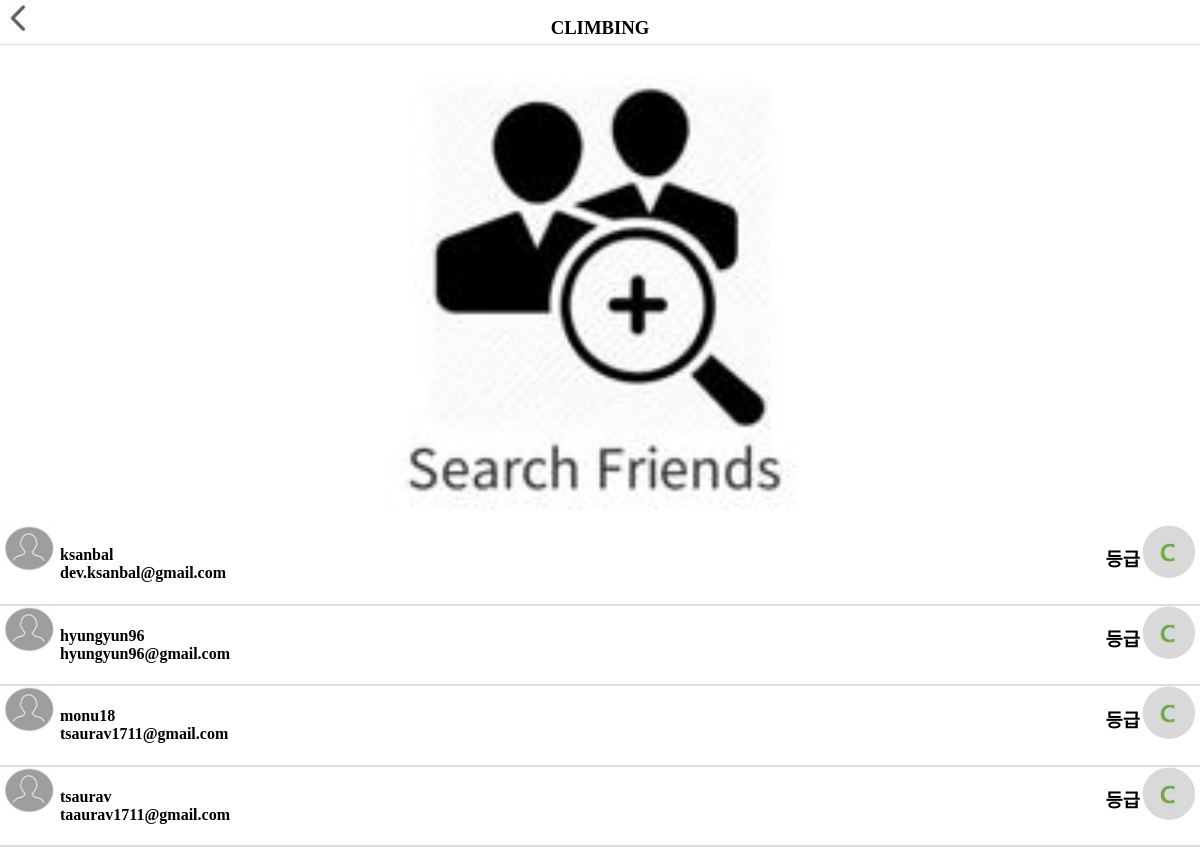
The page /friend/ on the database as committed earlier.
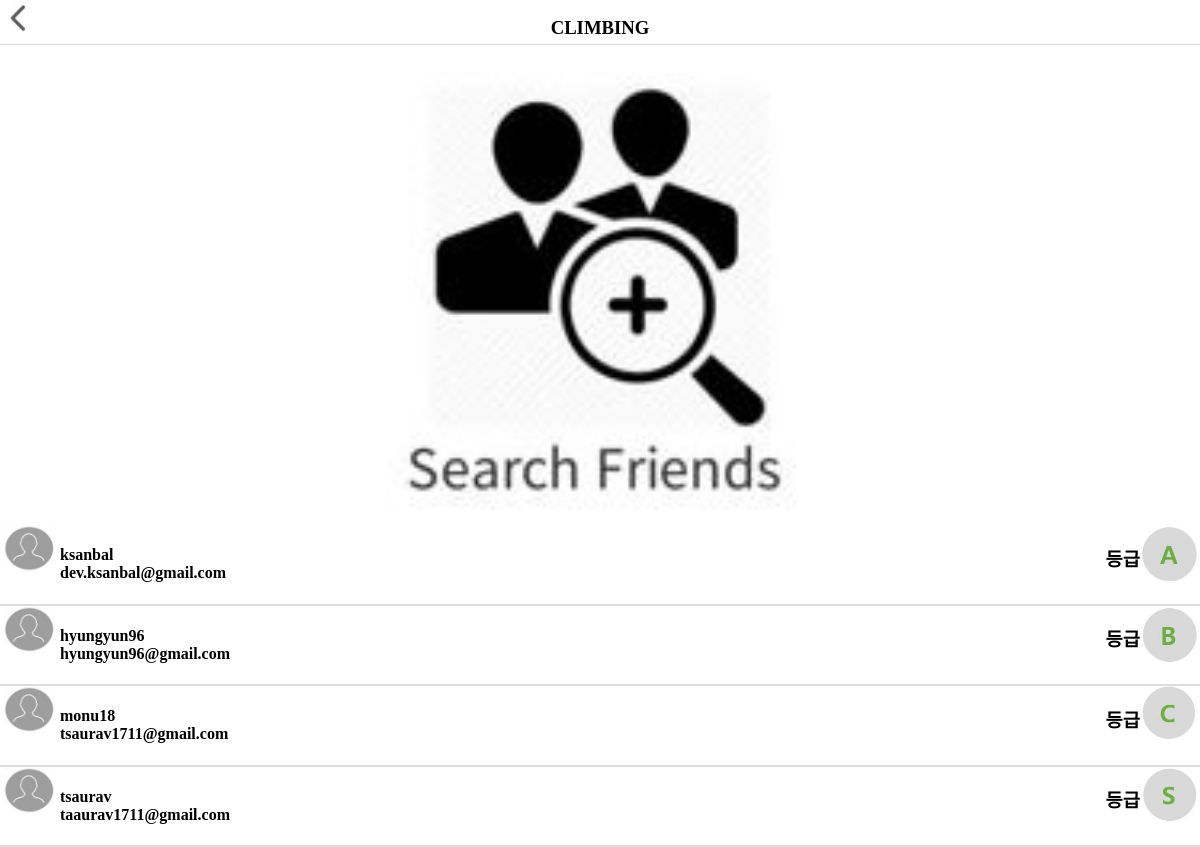
The same page on the database as committed later.
### climbing/models.py (models this page shows)
class Account(User):
    gender_options = (
        ('male', 'MAN'),
        ('female', 'WOMAN')
    )
    birth = models.CharField(max_length=6)
    gender = models.CharField(max_length=8, choices=gender_options)
    score = models.IntegerField(default=0)

### climbing/views.py (the view)
# urls.py: path('friend/', views.friend_main, name='friend_main'),
def friend_main(request):
    Users = Account.objects.all()
    context = {
        'Users': Users[1:]
    }
    return render(request, 'friend.html', context)

### climbing/templates/friend.html (shortened to what this page needs)
<!DOCTYPE html>
<html>
<head>
	<link rel="stylesheet" href="../static/css/list_friend.css">
</head>
<body>
	<div id="header-area" class="section">
		<img src="../static/img/back.JPG" width="40" height="40"onclick="goBack()">
		<div class="box1">
			<a href="{% url 'main' %}">
				<center><h3>CLIMBING</h3></center>
			</a>
		</div>
	</div>
	<div class="grid1">
	<center><div class="image" style="background-image:url('../static/img/searchF.jpg');
	"></div></center>
	</div>
	<div id="content-area">
        {% for user in Users %}
            <div class="grid">
                <div class="grid">
                    <a href="{% url 'friend_sendmail' pk=user.pk %}">
                        <img src="../static/img/men.jpg" width="60" align="left" border="0px">
                        <div class="left"><h4>{{ user.username }}<br>{{ user.email }}</h4></div>
                        {% if user.score <= 2 %}
                            <img src="../static/img/c.jpg" width="60" align="right" border="0px">
                        {% elif user.score == 3 %}
                            <img src="../static/img/b.jpg" width="60" align="right" border="0px">
                        {% elif user.score == 4 %}
                            <img src="../static/img/a.jpg" width="60" align="right" border="0px">
                        {% elif user.score == 5 %}
                            <img src="../static/img/s.jpg" width="60" align="right" border="0px">
                        {% endif %}
                        <div class="right"><h3>등급</h3></div>
                    </a>
                </div>
            </div>
        {% endfor %}
	</div>
</body>
</html>

### climbing/static/css/list_friend.css (style rules this page uses)
body { margin: 0; }
a { text-decoration: none; color: #000; }
.section { float: left; width: 100%; }
#header-area { height: 8.5%; background-color: white; border-bottom: 1px solid #DDD; }
#header-area h3 { margin: 3px 0px; text-align: center; color: #000; }
.box1 { width: 50%; height: 30px; position: absolute; left: 25%; top: 1.6%; }
.image { position: relative; overflow: hidden; background-position: 50%; background-repeat: no-repeat; background-size: cover; }
.image:before { content: ""; display: block; width: 100%; padding-bottom: 40%; }
.left { float: left; }
.right { float: right; }
.grid1 { float: left; width:100%; height: auto; background-size: cover; }
.grid { float:left; width:100%; border-bottom: 1px solid #DDD; }

Rows that differ between the two databases and show on the page:
changed Account "ksanbal": score: picture added; score: picture removed
changed Account "hyungyun96": score: picture added; score: picture removed
changed Account "tsaurav": score: picture added; score: picture removed
